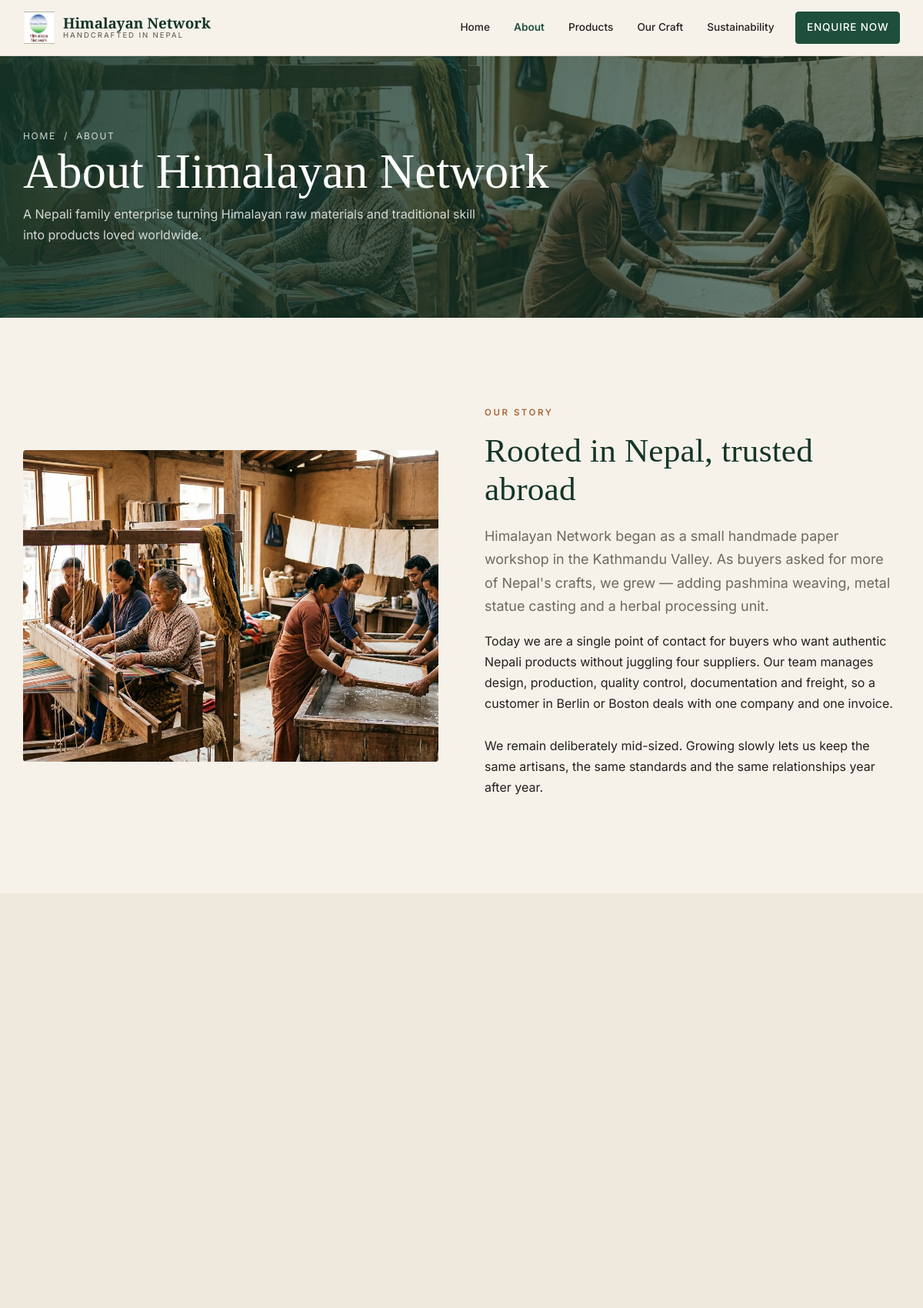
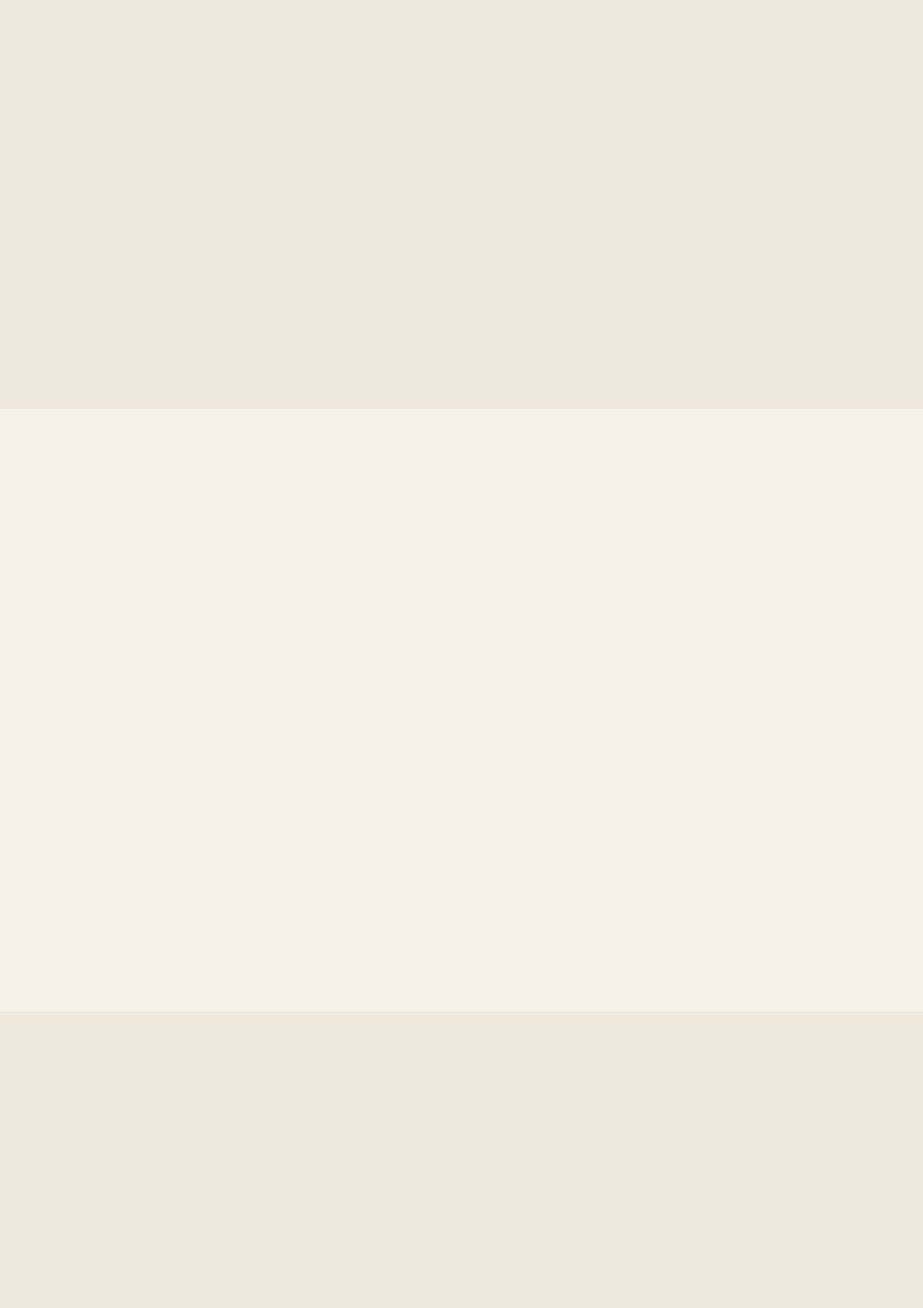
The page /about/ (upper part) on the database its author committed (2 pictures, top to bottom).
### core/models.py (models this page shows, shortened)
class AboutBanner(models.Model):
    image = models.ImageField(upload_to='about_header_images/')
    title = models.CharField(max_length=32)
    description = models.CharField(max_length=255)

class OurStory(models.Model):
    image = models.ImageField(upload_to='our_story_images/')
    title = models.CharField(max_length=128)
    note = models.CharField(max_length=255)
    description = models.TextField()
    class Meta:
        verbose_name_plural = "Our Story"

### core/views.py (the view)
# urls.py: path('about/',views.AboutView.as_view(), name='about'),
class AboutView(ListView):
    model = AboutBanner
    template_name = 'core/about.html'
    def get_context_data(self, **kwargs):
        context = super().get_context_data(**kwargs)
        context["about_banner"] = AboutBanner.objects.last()
        context["our_story"] = OurStory.objects.last()
        context["message"] = MessageFromCEO.objects.last()
        context["our_values"] = OurValue.objects.all()
        context["capabilities"] = Capability.objects.last()
        return context

### core/models.py (called while the page is built)
    @property
    def points_list(self):
        return [line.strip() for line in self.points.splitlines() if line.strip()]

### templates/core/about.html
{% extends 'base/base.html' %}
{% block content %}
{% include "core/about/banner.html" %}
{% include "core/about/ourstory.html" %}
{% include "core/about/message.html" %}
{% include "core/about/ourvalues.html" %}
{% include "core/about/capability.html" %}
{% include "core/about/bythenumber.html" %}
{% endblock content %}

### templates/core/about/banner.html
{% load static %}
<section class="page-banner">
  <img src="{{ about_banner.image.url }}" alt="{{ about_banner.title }}" />
  <div class="container page-banner__inner">
    <p class="crumbs">
      <a href="{% url 'home' %}">Home</a> &nbsp;/&nbsp; About
    </p>
    <h1>{{ about_banner.title }}</h1>
    <p>{{ about_banner.description }}</p>
  </div>
</section>

### templates/core/about/ourstory.html
{% load static %}
<section class="section">
  <div class="container split">
    <div class="split__media reveal">
      <img src="{{ our_story.image.url }}" alt="{{ our_story.title }}" loading="lazy" />
    </div>
    <div class="reveal">
      <span class="eyebrow">Our story</span>
      <h2>{{ our_story.title }}</h2>
      <p class="lead">{{ our_story.note }}</p>
      <p>{{ our_story.description|linebreaksbr }}</p>
    </div>
  </div>
</section>

### static/assets/css/style.css (style rules this page uses)
:root { --forest: #1e4f3c; --forest-dark: #143528; --clay: #a9663b; --sand: #f6f2ea; --sand-2: #efe8dc; --ink: #22201d; --muted: #6d6862; --line: #e2d9ca; --white: #fff; --maxw: 1180px; --radius: 4px; --shadow: 0 1px 2px rgba(30, 45, 35, .05), 0 8px 30px rgba(30, 45, 35, .06); --ease: cubic-bezier(.4, 0, .2, 1); --font-head: "Cormorant Garamond", Georgia, "Times New Roman", serif; --font-body: "Inter", -apple-system, BlinkMacSystemFont, "Segoe UI", Roboto, Helvetica, Arial, sans-serif; }
*, *::before, *::after { box-sizing: border-box }
html { scroll-behavior: smooth; -webkit-text-size-adjust: 100% }
body { margin: 0; font-family: var(--font-body); font-size: 16px; line-height: 1.7; color: var(--ink); background: var(--sand); overflow-x: hidden; }
img { max-width: 100%; display: block; height: auto }
a { color: inherit; text-decoration: none }
h1, h2, h3, h4 { font-family: var(--font-head); font-weight: 500; line-height: 1.15; margin: 0 0 .5em; color: var(--forest-dark); letter-spacing: .2px; }
h1 { font-size: clamp(2.1rem, 6vw, 3.9rem) }
h2 { font-size: clamp(1.75rem, 4.2vw, 2.7rem) }
p { margin: 0 0 1rem }
.lead { font-size: clamp(1rem, 1.9vw, 1.12rem); color: var(--muted); max-width: 62ch }
.container { width: 100%; max-width: var(--maxw); margin-inline: auto; padding-inline: 20px }
.section { padding: clamp(56px, 9vw, 110px) 0 }
.eyebrow { display: inline-block; font-size: .72rem; letter-spacing: .22em; text-transform: uppercase; color: var(--clay); margin-bottom: .9rem; font-weight: 600; }
.page-banner { position: relative; display: flex; align-items: center; min-height: clamp(230px, 34vw, 340px); overflow: hidden }
.page-banner img { position: absolute; inset: 0; width: 100%; height: 100%; object-fit: cover }
.page-banner::after { content: ""; position: absolute; inset: 0; background: linear-gradient(90deg, rgba(20, 53, 40, .88), rgba(20, 53, 40, .55)) }
.page-banner__inner { position: relative; z-index: 2; color: #fff; padding: 40px 20px }
.page-banner h1 { color: #fff; margin-bottom: .35rem }
.page-banner p { color: rgba(255, 255, 255, .8); margin: 0; max-width: 60ch }
.crumbs { font-size: .75rem; letter-spacing: .14em; text-transform: uppercase; color: rgba(255, 255, 255, .65); margin-bottom: .9rem }
.split { display: grid; grid-template-columns: 1fr 1fr; gap: clamp(28px, 5vw, 64px); align-items: center }
.split__media img { border-radius: var(--radius); width: 100%; aspect-ratio: 4/3; object-fit: cover }
.reveal { opacity: 0; transform: translateY(22px); transition: opacity .7s var(--ease), transform .7s var(--ease) }
.reveal.in { opacity: 1; transform: none }

### rows shown on the page
AboutBanner: image (picture), title "About Himalayan Network", description "A Nepali family enterprise turning Himalayan raw materials and traditional skill into products loved worldwide."
OurStory: image (picture), title "Rooted in Nepal, trusted abroad", note "Himalayan Network began as a small handmade paper workshop in the Kathmandu Valley. As buyers asked for more of Nepal's crafts, we grew — adding pashmina weaving, metal statue casting and a herbal processing unit.", description "Today we are a single point of contact for buyers who want authentic Nepali products without juggling four suppliers. Our team manages design, production, quality control, documentation and freight, so a customer in Berlin or Boston deals with one company and one invoice. We remain deliberately mid-sized. Growing slowly lets us keep the same artisans, the same standards and the same relationships year after year."
